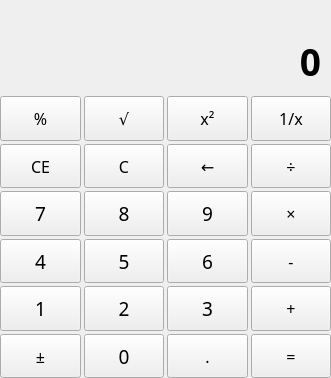
<?xml version="1.0" encoding="UTF-8"?>
<ui version="4.0">
 <class>Form</class>
 <widget class="QWidget" name="Form">
  <property name="geometry">
   <rect>
    <x>0</x>
    <y>0</y>
    <width>331</width>
    <height>378</height>
   </rect>
  </property>
  <property name="windowTitle">
   <string>Form</string>
  </property>
  <layout class="QVBoxLayout" name="verticalLayout_4">
   <property name="leftMargin">
    <number>0</number>
   </property>
   <property name="topMargin">
    <number>0</number>
   </property>
   <property name="rightMargin">
    <number>0</number>
   </property>
   <property name="bottomMargin">
    <number>0</number>
   </property>
   <item>
    <layout class="QVBoxLayout" name="verticalLayout">
     <property name="spacing">
      <number>0</number>
     </property>
     <property name="leftMargin">
      <number>0</number>
     </property>
     <property name="topMargin">
      <number>0</number>
     </property>
     <property name="rightMargin">
      <number>0</number>
     </property>
     <property name="bottomMargin">
      <number>0</number>
     </property>
     <item>
      <layout class="QVBoxLayout" name="verticalLayout_3">
       <property name="rightMargin">
        <number>10</number>
       </property>
       <item>
        <widget class="QLabel" name="intermediateLabel">
         <property name="sizePolicy">
          <sizepolicy hsizetype="Preferred" vsizetype="Fixed">
           <horstretch>0</horstretch>
           <verstretch>0</verstretch>
          </sizepolicy>
         </property>
         <property name="font">
          <font>
           <family>Agency FB</family>
           <pointsize>14</pointsize>
           <weight>75</weight>
           <bold>true</bold>
          </font>
         </property>
         <property name="styleSheet">
          <string notr="true">color: rgb(175, 175, 175);</string>
         </property>
         <property name="text">
          <string/>
         </property>
         <property name="alignment">
          <set>Qt::AlignRight|Qt::AlignTrailing|Qt::AlignVCenter</set>
         </property>
        </widget>
       </item>
      </layout>
     </item>
     <item>
      <layout class="QVBoxLayout" name="verticalLayout_2">
       <property name="rightMargin">
        <number>10</number>
       </property>
       <item>
        <widget class="QLabel" name="resultLabel">
         <property name="minimumSize">
          <size>
           <width>0</width>
           <height>70</height>
          </size>
         </property>
         <property name="font">
          <font>
           <family>Agency FB</family>
           <pointsize>28</pointsize>
           <weight>75</weight>
           <bold>true</bold>
          </font>
         </property>
         <property name="text">
          <string>0</string>
         </property>
         <property name="alignment">
          <set>Qt::AlignRight|Qt::AlignTrailing|Qt::AlignVCenter</set>
         </property>
        </widget>
       </item>
      </layout>
     </item>
     <item>
      <layout class="QGridLayout" name="buttonLayout">
       <property name="rightMargin">
        <number>0</number>
       </property>
       <property name="bottomMargin">
        <number>0</number>
       </property>
       <property name="spacing">
        <number>3</number>
       </property>
       <item row="3" column="0">
        <widget class="QPushButton" name="num4Button">
         <property name="sizePolicy">
          <sizepolicy hsizetype="Expanding" vsizetype="Expanding">
           <horstretch>0</horstretch>
           <verstretch>0</verstretch>
          </sizepolicy>
         </property>
         <property name="minimumSize">
          <size>
           <width>75</width>
           <height>40</height>
          </size>
         </property>
         <property name="font">
          <font>
           <family>Arial Rounded MT Bold</family>
           <pointsize>14</pointsize>
          </font>
         </property>
         <property name="text">
          <string>4</string>
         </property>
        </widget>
       </item>
       <item row="4" column="0">
        <widget class="QPushButton" name="num1Button">
         <property name="sizePolicy">
          <sizepolicy hsizetype="Expanding" vsizetype="Expanding">
           <horstretch>0</horstretch>
           <verstretch>0</verstretch>
          </sizepolicy>
         </property>
         <property name="minimumSize">
          <size>
           <width>75</width>
           <height>40</height>
          </size>
         </property>
         <property name="font">
          <font>
           <family>Arial Rounded MT Bold</family>
           <pointsize>14</pointsize>
          </font>
         </property>
         <property name="text">
          <string>1</string>
         </property>
        </widget>
       </item>
       <item row="0" column="0">
        <widget class="QPushButton" name="rootButton">
         <property name="sizePolicy">
          <sizepolicy hsizetype="Expanding" vsizetype="Expanding">
           <horstretch>0</horstretch>
           <verstretch>0</verstretch>
          </sizepolicy>
         </property>
         <property name="minimumSize">
          <size>
           <width>75</width>
           <height>40</height>
          </size>
         </property>
         <property name="font">
          <font>
           <family>Arial Rounded MT Bold</family>
           <pointsize>12</pointsize>
          </font>
         </property>
         <property name="text">
          <string>%</string>
         </property>
        </widget>
       </item>
       <item row="2" column="1">
        <widget class="QPushButton" name="num8Button">
         <property name="sizePolicy">
          <sizepolicy hsizetype="Expanding" vsizetype="Expanding">
           <horstretch>0</horstretch>
           <verstretch>0</verstretch>
          </sizepolicy>
         </property>
         <property name="minimumSize">
          <size>
           <width>75</width>
           <height>40</height>
          </size>
         </property>
         <property name="font">
          <font>
           <family>Arial Rounded MT Bold</family>
           <pointsize>14</pointsize>
          </font>
         </property>
         <property name="text">
          <string>8</string>
         </property>
        </widget>
       </item>
       <item row="2" column="2">
        <widget class="QPushButton" name="num9Button">
         <property name="sizePolicy">
          <sizepolicy hsizetype="Expanding" vsizetype="Expanding">
           <horstretch>0</horstretch>
           <verstretch>0</verstretch>
          </sizepolicy>
         </property>
         <property name="minimumSize">
          <size>
           <width>75</width>
           <height>40</height>
          </size>
         </property>
         <property name="font">
          <font>
           <family>Arial Rounded MT Bold</family>
           <pointsize>14</pointsize>
          </font>
         </property>
         <property name="text">
          <string>9</string>
         </property>
        </widget>
       </item>
       <item row="1" column="2">
        <widget class="QPushButton" name="eraseButton">
         <property name="sizePolicy">
          <sizepolicy hsizetype="Expanding" vsizetype="Expanding">
           <horstretch>0</horstretch>
           <verstretch>0</verstretch>
          </sizepolicy>
         </property>
         <property name="minimumSize">
          <size>
           <width>75</width>
           <height>40</height>
          </size>
         </property>
         <property name="font">
          <font>
           <family>Arial Rounded MT Bold</family>
           <pointsize>12</pointsize>
          </font>
         </property>
         <property name="text">
          <string>←</string>
         </property>
        </widget>
       </item>
       <item row="2" column="0">
        <widget class="QPushButton" name="num7Button">
         <property name="sizePolicy">
          <sizepolicy hsizetype="Expanding" vsizetype="Expanding">
           <horstretch>0</horstretch>
           <verstretch>0</verstretch>
          </sizepolicy>
         </property>
         <property name="minimumSize">
          <size>
           <width>75</width>
           <height>40</height>
          </size>
         </property>
         <property name="font">
          <font>
           <family>Arial Rounded MT Bold</family>
           <pointsize>14</pointsize>
          </font>
         </property>
         <property name="text">
          <string>7</string>
         </property>
        </widget>
       </item>
       <item row="1" column="3">
        <widget class="QPushButton" name="divideButton">
         <property name="sizePolicy">
          <sizepolicy hsizetype="Expanding" vsizetype="Expanding">
           <horstretch>0</horstretch>
           <verstretch>0</verstretch>
          </sizepolicy>
         </property>
         <property name="minimumSize">
          <size>
           <width>75</width>
           <height>40</height>
          </size>
         </property>
         <property name="font">
          <font>
           <family>Arial Rounded MT Bold</family>
           <pointsize>12</pointsize>
          </font>
         </property>
         <property name="text">
          <string>÷</string>
         </property>
        </widget>
       </item>
       <item row="2" column="3">
        <widget class="QPushButton" name="multiplyButton">
         <property name="sizePolicy">
          <sizepolicy hsizetype="Expanding" vsizetype="Expanding">
           <horstretch>0</horstretch>
           <verstretch>0</verstretch>
          </sizepolicy>
         </property>
         <property name="minimumSize">
          <size>
           <width>75</width>
           <height>40</height>
          </size>
         </property>
         <property name="font">
          <font>
           <family>Arial Rounded MT Bold</family>
           <pointsize>12</pointsize>
          </font>
         </property>
         <property name="text">
          <string>×</string>
         </property>
        </widget>
       </item>
       <item row="0" column="2">
        <widget class="QPushButton" name="sqrButton">
         <property name="sizePolicy">
          <sizepolicy hsizetype="Expanding" vsizetype="Expanding">
           <horstretch>0</horstretch>
           <verstretch>0</verstretch>
          </sizepolicy>
         </property>
         <property name="minimumSize">
          <size>
           <width>75</width>
           <height>40</height>
          </size>
         </property>
         <property name="font">
          <font>
           <family>Arial Rounded MT Bold</family>
           <pointsize>12</pointsize>
          </font>
         </property>
         <property name="text">
          <string>x²</string>
         </property>
        </widget>
       </item>
       <item row="0" column="1">
        <widget class="QPushButton" name="sqrtButton">
         <property name="sizePolicy">
          <sizepolicy hsizetype="Expanding" vsizetype="Expanding">
           <horstretch>0</horstretch>
           <verstretch>0</verstretch>
          </sizepolicy>
         </property>
         <property name="minimumSize">
          <size>
           <width>75</width>
           <height>40</height>
          </size>
         </property>
         <property name="font">
          <font>
           <family>Arial Rounded MT Bold</family>
           <pointsize>12</pointsize>
          </font>
         </property>
         <property name="text">
          <string>√</string>
         </property>
        </widget>
       </item>
       <item row="0" column="3">
        <widget class="QPushButton" name="inverseButton">
         <property name="sizePolicy">
          <sizepolicy hsizetype="Expanding" vsizetype="Expanding">
           <horstretch>0</horstretch>
           <verstretch>0</verstretch>
          </sizepolicy>
         </property>
         <property name="minimumSize">
          <size>
           <width>75</width>
           <height>40</height>
          </size>
         </property>
         <property name="font">
          <font>
           <family>Arial Rounded MT Bold</family>
           <pointsize>12</pointsize>
          </font>
         </property>
         <property name="text">
          <string>1/x</string>
         </property>
        </widget>
       </item>
       <item row="1" column="1">
        <widget class="QPushButton" name="cButton">
         <property name="sizePolicy">
          <sizepolicy hsizetype="Expanding" vsizetype="Expanding">
           <horstretch>0</horstretch>
           <verstretch>0</verstretch>
          </sizepolicy>
         </property>
         <property name="minimumSize">
          <size>
           <width>75</width>
           <height>40</height>
          </size>
         </property>
         <property name="font">
          <font>
           <family>Arial Rounded MT Bold</family>
           <pointsize>12</pointsize>
          </font>
         </property>
         <property name="text">
          <string>C</string>
         </property>
        </widget>
       </item>
       <item row="1" column="0">
        <widget class="QPushButton" name="ceButton">
         <property name="sizePolicy">
          <sizepolicy hsizetype="Expanding" vsizetype="Expanding">
           <horstretch>0</horstretch>
           <verstretch>0</verstretch>
          </sizepolicy>
         </property>
         <property name="minimumSize">
          <size>
           <width>75</width>
           <height>40</height>
          </size>
         </property>
         <property name="font">
          <font>
           <family>Arial Rounded MT Bold</family>
           <pointsize>12</pointsize>
          </font>
         </property>
         <property name="text">
          <string>CE</string>
         </property>
        </widget>
       </item>
       <item row="5" column="0">
        <widget class="QPushButton" name="negateButton">
         <property name="sizePolicy">
          <sizepolicy hsizetype="Expanding" vsizetype="Expanding">
           <horstretch>0</horstretch>
           <verstretch>0</verstretch>
          </sizepolicy>
         </property>
         <property name="minimumSize">
          <size>
           <width>75</width>
           <height>40</height>
          </size>
         </property>
         <property name="font">
          <font>
           <family>Arial Rounded MT Bold</family>
           <pointsize>12</pointsize>
          </font>
         </property>
         <property name="text">
          <string>±</string>
         </property>
        </widget>
       </item>
       <item row="3" column="1">
        <widget class="QPushButton" name="num5Button">
         <property name="sizePolicy">
          <sizepolicy hsizetype="Expanding" vsizetype="Expanding">
           <horstretch>0</horstretch>
           <verstretch>0</verstretch>
          </sizepolicy>
         </property>
         <property name="minimumSize">
          <size>
           <width>75</width>
           <height>40</height>
          </size>
         </property>
         <property name="font">
          <font>
           <family>Arial Rounded MT Bold</family>
           <pointsize>14</pointsize>
          </font>
         </property>
         <property name="text">
          <string>5</string>
         </property>
        </widget>
       </item>
       <item row="3" column="2">
        <widget class="QPushButton" name="num6Button">
         <property name="sizePolicy">
          <sizepolicy hsizetype="Expanding" vsizetype="Expanding">
           <horstretch>0</horstretch>
           <verstretch>0</verstretch>
          </sizepolicy>
         </property>
         <property name="minimumSize">
          <size>
           <width>75</width>
           <height>40</height>
          </size>
         </property>
         <property name="font">
          <font>
           <family>Arial Rounded MT Bold</family>
           <pointsize>14</pointsize>
          </font>
         </property>
         <property name="text">
          <string>6</string>
         </property>
        </widget>
       </item>
       <item row="3" column="3">
        <widget class="QPushButton" name="minusButton">
         <property name="sizePolicy">
          <sizepolicy hsizetype="Expanding" vsizetype="Expanding">
           <horstretch>0</horstretch>
           <verstretch>0</verstretch>
          </sizepolicy>
         </property>
         <property name="minimumSize">
          <size>
           <width>75</width>
           <height>40</height>
          </size>
         </property>
         <property name="font">
          <font>
           <family>Arial Rounded MT Bold</family>
           <pointsize>12</pointsize>
          </font>
         </property>
         <property name="text">
          <string>-</string>
         </property>
        </widget>
       </item>
       <item row="4" column="1">
        <widget class="QPushButton" name="num2Button">
         <property name="sizePolicy">
          <sizepolicy hsizetype="Expanding" vsizetype="Expanding">
           <horstretch>0</horstretch>
           <verstretch>0</verstretch>
          </sizepolicy>
         </property>
         <property name="minimumSize">
          <size>
           <width>75</width>
           <height>40</height>
          </size>
         </property>
         <property name="font">
          <font>
           <family>Arial Rounded MT Bold</family>
           <pointsize>14</pointsize>
          </font>
         </property>
         <property name="text">
          <string>2</string>
         </property>
        </widget>
       </item>
       <item row="4" column="2">
        <widget class="QPushButton" name="num3Button">
         <property name="sizePolicy">
          <sizepolicy hsizetype="Expanding" vsizetype="Expanding">
           <horstretch>0</horstretch>
           <verstretch>0</verstretch>
          </sizepolicy>
         </property>
         <property name="minimumSize">
          <size>
           <width>75</width>
           <height>40</height>
          </size>
         </property>
         <property name="font">
          <font>
           <family>Arial Rounded MT Bold</family>
           <pointsize>14</pointsize>
          </font>
         </property>
         <property name="text">
          <string>3</string>
         </property>
        </widget>
       </item>
       <item row="4" column="3">
        <widget class="QPushButton" name="plusButton">
         <property name="sizePolicy">
          <sizepolicy hsizetype="Expanding" vsizetype="Expanding">
           <horstretch>0</horstretch>
           <verstretch>0</verstretch>
          </sizepolicy>
         </property>
         <property name="minimumSize">
          <size>
           <width>75</width>
           <height>40</height>
          </size>
         </property>
         <property name="font">
          <font>
           <family>Arial Rounded MT Bold</family>
           <pointsize>12</pointsize>
          </font>
         </property>
         <property name="text">
          <string>+</string>
         </property>
        </widget>
       </item>
       <item row="5" column="1">
        <widget class="QPushButton" name="num0Button">
         <property name="sizePolicy">
          <sizepolicy hsizetype="Expanding" vsizetype="Expanding">
           <horstretch>0</horstretch>
           <verstretch>0</verstretch>
          </sizepolicy>
         </property>
         <property name="minimumSize">
          <size>
           <width>75</width>
           <height>40</height>
          </size>
         </property>
         <property name="font">
          <font>
           <family>Arial Rounded MT Bold</family>
           <pointsize>14</pointsize>
          </font>
         </property>
         <property name="text">
          <string>0</string>
         </property>
        </widget>
       </item>
       <item row="5" column="2">
        <widget class="QPushButton" name="dotButton">
         <property name="sizePolicy">
          <sizepolicy hsizetype="Expanding" vsizetype="Expanding">
           <horstretch>0</horstretch>
           <verstretch>0</verstretch>
          </sizepolicy>
         </property>
         <property name="minimumSize">
          <size>
           <width>75</width>
           <height>40</height>
          </size>
         </property>
         <property name="font">
          <font>
           <family>Arial Rounded MT Bold</family>
           <pointsize>12</pointsize>
          </font>
         </property>
         <property name="text">
          <string>.</string>
         </property>
        </widget>
       </item>
       <item row="5" column="3">
        <widget class="QPushButton" name="equalButton">
         <property name="sizePolicy">
          <sizepolicy hsizetype="Expanding" vsizetype="Expanding">
           <horstretch>0</horstretch>
           <verstretch>0</verstretch>
          </sizepolicy>
         </property>
         <property name="minimumSize">
          <size>
           <width>75</width>
           <height>40</height>
          </size>
         </property>
         <property name="font">
          <font>
           <family>Arial Rounded MT Bold</family>
           <pointsize>12</pointsize>
          </font>
         </property>
         <property name="text">
          <string>=</string>
         </property>
        </widget>
       </item>
      </layout>
     </item>
    </layout>
   </item>
  </layout>
 </widget>
 <resources/>
 <connections/>
</ui>
